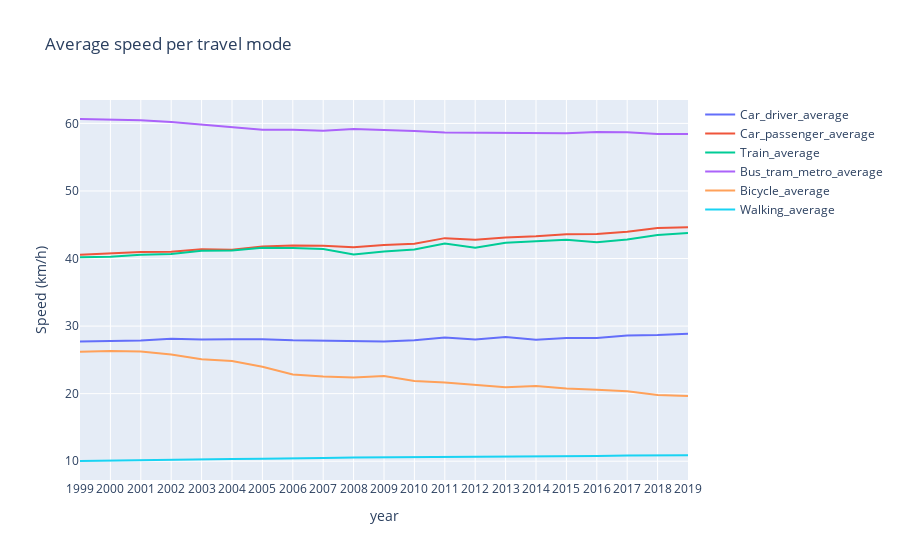

Write notebook code for a chart like this one.
### Code cell
# Define the dataset names and create an empty figure
fig = go.Figure()
dataset_names = ['Car_driver', 'Car_passenger', 'Train', 'Bus_tram_metro', 'Bicycle', 'Walking']

# Loop through the datasets and add traces directly to the figure
for i in range(len(dataset_names)):
    naam = f"{dataset_names[i]}_average"
    df = datasets[i][datasets[i]['Reismotieven'] == 'Totaal']
    fig.add_trace(
        go.Scatter(
            x=df.index,  # Use the index as the x-axis (or specify the desired column)
            y=df['snelheid'],
            mode='lines',
            name=naam
        )
    )

# Show the combined plot
fig.update_layout(title='Average speed per travel mode', xaxis_title='year', yaxis_title='Speed (km/h)')
fig.show()

### Figure 1 — Plotly figure (JSON) as saved in the notebook; plotly's stock layout.template omitted (floating-point values rounded to 4 significant figures)
{"data": [{"mode": "lines", "name": "Car_driver_average", "type": "scatter", "x": ["1999", "2000", "2001", "2002", "2003", "2004", "2005", "2006", "2007", "2008", "2009", "2010", "2011", "2012", "2013", "2014", "2015", "2016", "2017", "2018", "2019"], "y": [27.72, 27.81, 27.86, 28.12, 28.01, 28.07, 28.04, 27.89, 27.81, 27.73, 27.74, 27.91, 28.31, 28.01, 28.4, 27.99, 28.24, 28.23, 28.61, 28.7, 28.88]}, {"mode": "lines", "name": "Car_passenger_average", "type": "scatter", "x": ["1999", "2000", "2001", "2002", "2003", "2004", "2005", "2006", "2007", "2008", "2009", "2010", "2011", "2012", "2013", "2014", "2015", "2016", "2017", "2018", "2019"], "y": [40.55, 40.76, 40.95, 41.01, 41.38, 41.3, 41.76, 41.93, 41.88, 41.66, 41.99, 42.19, 43.02, 42.77, 43.1, 43.29, 43.57, 43.63, 43.96, 44.5, 44.62]}, {"mode": "lines", "name": "Train_average", "type": "scatter", "x": ["1999", "2000", "2001", "2002", "2003", "2004", "2005", "2006", "2007", "2008", "2009", "2010", "2011", "2012", "2013", "2014", "2015", "2016", "2017", "2018", "2019"], "y": [40.2, 40.26, 40.56, 40.66, 41.16, 41.19, 41.58, 41.57, 41.4, 40.59, 41.05, 41.33, 42.23, 41.61, 42.33, 42.61, 42.8, 42.4, 42.83, 43.47, 43.79]}, {"mode": "lines", "name": "Bus_tram_metro_average", "type": "scatter", "x": ["1999", "2000", "2001", "2002", "2003", "2004", "2005", "2006", "2007", "2008", "2009", "2010", "2011", "2012", "2013", "2014", "2015", "2016", "2017", "2018", "2019"], "y": [60.65, 60.55, 60.46, 60.21, 59.8, 59.46, 59.05, 59.04, 58.9, 59.17, 59.04, 58.86, 58.64, 58.62, 58.6, 58.48, 58.56, 58.73, 58.68, 58.45, 58.42]}, {"mode": "lines", "name": "Bicycle_average", "type": "scatter", "x": ["1999", "2000", "2001", "2002", "2003", "2004", "2005", "2006", "2007", "2008", "2009", "2010", "2011", "2012", "2013", "2014", "2015", "2016", "2017", "2018", "2019"], "y": [26.21, 26.33, 26.23, 25.8, 25.1, 24.85, 23.97, 22.84, 22.53, 22.41, 22.6, 21.86, 21.65, 21.26, 20.93, 21.14, 20.75, 20.57, 20.35, 19.79, 19.64]}, {"mode": "lines", "name": "Walking_average", "type": "scatter", "x": ["1999", "2000", "2001", "2002", "2003", "2004", "2005", "2006", "2007", "2008", "2009", "2010", "2011", "2012", "2013", "2014", "2015", "2016", "2017", "2018", "2019"], "y": [10.03, 10.11, 10.17, 10.23, 10.25, 10.31, 10.35, 10.46, 10.48, 10.56, 10.58, 10.6, 10.63, 10.64, 10.73, 10.68, 10.75, 10.78, 10.86, 10.9, 10.9]}], "layout": {"title": {"text": "Average speed per travel mode"}, "xaxis": {"title": {"text": "year"}}, "yaxis": {"title": {"text": "Speed (km/h)"}}}}
